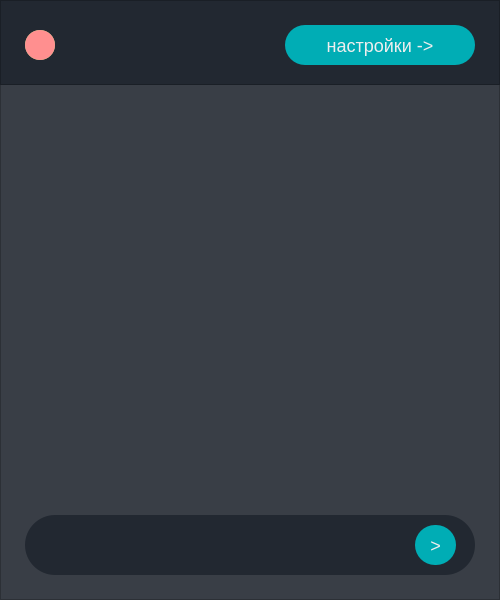
<?xml version="1.0" encoding="UTF-8"?>
<ui version="4.0">
 <class>RSAchat</class>
 <widget class="QMainWindow" name="RSAchat">
  <property name="geometry">
   <rect>
    <x>0</x>
    <y>0</y>
    <width>500</width>
    <height>600</height>
   </rect>
  </property>
  <property name="windowTitle">
   <string>RSAchat</string>
  </property>
  <widget class="QWidget" name="centralwidget">
   <widget class="QFrame" name="frame_main">
    <property name="geometry">
     <rect>
      <x>0</x>
      <y>0</y>
      <width>500</width>
      <height>600</height>
     </rect>
    </property>
    <property name="styleSheet">
     <string notr="true">background-color: #393E46;</string>
    </property>
    <property name="frameShape">
     <enum>QFrame::StyledPanel</enum>
    </property>
    <property name="frameShadow">
     <enum>QFrame::Raised</enum>
    </property>
    <widget class="QFrame" name="write_msg">
     <property name="geometry">
      <rect>
       <x>25</x>
       <y>515</y>
       <width>450</width>
       <height>60</height>
      </rect>
     </property>
     <property name="styleSheet">
      <string notr="true">background-color: #222831;
border-radius: 30%</string>
     </property>
     <property name="frameShape">
      <enum>QFrame::StyledPanel</enum>
     </property>
     <property name="frameShadow">
      <enum>QFrame::Raised</enum>
     </property>
     <widget class="QPushButton" name="send_btn">
      <property name="geometry">
       <rect>
        <x>390</x>
        <y>10</y>
        <width>41</width>
        <height>40</height>
       </rect>
      </property>
      <property name="styleSheet">
       <string notr="true">background-color: #00ADB5;
border: none;
border-radius: 20%;
color: #eeeeee;
font-size: 18px;
font-weight: 300;</string>
      </property>
      <property name="text">
       <string>&gt;</string>
      </property>
     </widget>
     <widget class="QLineEdit" name="send_input">
      <property name="geometry">
       <rect>
        <x>20</x>
        <y>10</y>
        <width>350</width>
        <height>40</height>
       </rect>
      </property>
      <property name="styleSheet">
       <string notr="true">color: #fff;
font-size: 20px;</string>
      </property>
     </widget>
    </widget>
    <widget class="QFrame" name="frame_menu">
     <property name="geometry">
      <rect>
       <x>0</x>
       <y>0</y>
       <width>500</width>
       <height>85</height>
      </rect>
     </property>
     <property name="styleSheet">
      <string notr="true">background-color: #222831;</string>
     </property>
     <property name="frameShape">
      <enum>QFrame::StyledPanel</enum>
     </property>
     <property name="frameShadow">
      <enum>QFrame::Raised</enum>
     </property>
     <widget class="QFrame" name="status_connect">
      <property name="geometry">
       <rect>
        <x>25</x>
        <y>30</y>
        <width>30</width>
        <height>30</height>
       </rect>
      </property>
      <property name="autoFillBackground">
       <bool>false</bool>
      </property>
      <property name="styleSheet">
       <string notr="true">background-color: #9ADE7B;
border-radius: 15px;
</string>
      </property>
      <property name="frameShape">
       <enum>QFrame::StyledPanel</enum>
      </property>
      <property name="frameShadow">
       <enum>QFrame::Raised</enum>
      </property>
     </widget>
     <widget class="QFrame" name="status_disconnect">
      <property name="geometry">
       <rect>
        <x>25</x>
        <y>30</y>
        <width>30</width>
        <height>30</height>
       </rect>
      </property>
      <property name="autoFillBackground">
       <bool>false</bool>
      </property>
      <property name="styleSheet">
       <string notr="true">background-color: #FF8F8F;
border-radius: 15px;
</string>
      </property>
      <property name="frameShape">
       <enum>QFrame::StyledPanel</enum>
      </property>
      <property name="frameShadow">
       <enum>QFrame::Raised</enum>
      </property>
     </widget>
     <widget class="QPushButton" name="settings_btn">
      <property name="geometry">
       <rect>
        <x>285</x>
        <y>25</y>
        <width>190</width>
        <height>40</height>
       </rect>
      </property>
      <property name="styleSheet">
       <string notr="true">background-color: #00ADB5;
border: none;
border-radius: 20%;
color: #eeeeee;
font-size: 18px;
font-weight: 300;</string>
      </property>
      <property name="text">
       <string>настройки -&gt;</string>
      </property>
     </widget>
    </widget>
    <widget class="QPlainTextEdit" name="msg_plainTextEdit">
     <property name="geometry">
      <rect>
       <x>10</x>
       <y>90</y>
       <width>471</width>
       <height>411</height>
      </rect>
     </property>
     <property name="styleSheet">
      <string notr="true">border: none;
color: #fff;
font-size: 20px;</string>
     </property>
     <property name="plainText">
      <string/>
     </property>
    </widget>
   </widget>
   <widget class="QFrame" name="frame_guide">
    <property name="geometry">
     <rect>
      <x>0</x>
      <y>0</y>
      <width>500</width>
      <height>600</height>
     </rect>
    </property>
    <property name="styleSheet">
     <string notr="true">background-color: #393E46;</string>
    </property>
    <property name="frameShape">
     <enum>QFrame::StyledPanel</enum>
    </property>
    <property name="frameShadow">
     <enum>QFrame::Raised</enum>
    </property>
    <widget class="QLabel" name="guide_text">
     <property name="geometry">
      <rect>
       <x>34</x>
       <y>15</y>
       <width>441</width>
       <height>501</height>
      </rect>
     </property>
     <property name="styleSheet">
      <string notr="true">color: #eeeeee;
font-weight: 500;
font-size: 18px;
</string>
     </property>
     <property name="text">
      <string>1. Необходимо сгенерировать два файла (кнопка сгенерировать ключи)

 2. Заходим в директорию, куда был установлен чат.

 3. Файл send_to_friend необходимо отправить вашему собеседнику

 4. На одном из компьютеров (или на другом) необходимо запустить сервер (находится в той же директории, что и чат).

 5. Пользователь, на чьём компьютере запущен сервер, должен отправить папку data (в той же директории, что и сервер) собеседнику.

 6. Получив папку data, пользователь помещает её в директорию, куда вы устанавливали чат, а заеам нажать на кнопку Подключиться, после чего произойдёт подключение.</string>
     </property>
     <property name="wordWrap">
      <bool>true</bool>
     </property>
    </widget>
    <widget class="QPushButton" name="back_btn">
     <property name="geometry">
      <rect>
       <x>50</x>
       <y>530</y>
       <width>410</width>
       <height>50</height>
      </rect>
     </property>
     <property name="styleSheet">
      <string notr="true">background-color: #00ADB5;
border-radius: 20%;
border: none;
color: #EEEEEE;
font-weight: 500;
font-size: 28px;
</string>
     </property>
     <property name="text">
      <string>&lt;- Назад</string>
     </property>
    </widget>
   </widget>
   <widget class="QFrame" name="frame_connect">
    <property name="geometry">
     <rect>
      <x>0</x>
      <y>0</y>
      <width>500</width>
      <height>600</height>
     </rect>
    </property>
    <property name="styleSheet">
     <string notr="true">background-color: #393E46;</string>
    </property>
    <property name="frameShape">
     <enum>QFrame::StyledPanel</enum>
    </property>
    <property name="frameShadow">
     <enum>QFrame::Raised</enum>
    </property>
    <widget class="QPushButton" name="conn_btn">
     <property name="geometry">
      <rect>
       <x>35</x>
       <y>150</y>
       <width>430</width>
       <height>60</height>
      </rect>
     </property>
     <property name="styleSheet">
      <string notr="true">background-color: #222831;
border-radius: 20%;
border: none;
color: #EEEEEE;
font-weight: 700;
font-size: 28px;</string>
     </property>
     <property name="text">
      <string>Подключиться</string>
     </property>
    </widget>
    <widget class="QPlainTextEdit" name="result_plainTextEdit">
     <property name="geometry">
      <rect>
       <x>35</x>
       <y>240</y>
       <width>431</width>
       <height>111</height>
      </rect>
     </property>
     <property name="styleSheet">
      <string notr="true">color: #fff;
border: 1px solid grey;
font-size: 20px;</string>
     </property>
     <property name="plainText">
      <string/>
     </property>
    </widget>
    <widget class="QPushButton" name="guide_btn_2">
     <property name="geometry">
      <rect>
       <x>35</x>
       <y>390</y>
       <width>430</width>
       <height>60</height>
      </rect>
     </property>
     <property name="styleSheet">
      <string notr="true">background-color: #222831;
border-radius: 20%;
border: none;
color: #EEEEEE;
font-weight: 700;
font-size: 28px;</string>
     </property>
     <property name="text">
      <string>Инструкция</string>
     </property>
    </widget>
    <widget class="QPushButton" name="back_btn_3">
     <property name="geometry">
      <rect>
       <x>50</x>
       <y>500</y>
       <width>410</width>
       <height>50</height>
      </rect>
     </property>
     <property name="styleSheet">
      <string notr="true">background-color: #00ADB5;
border-radius: 20%;
border: none;
color: #EEEEEE;
font-weight: 500;
font-size: 28px;
</string>
     </property>
     <property name="text">
      <string>&lt;- Назад</string>
     </property>
    </widget>
    <widget class="QLineEdit" name="ip_input">
     <property name="geometry">
      <rect>
       <x>30</x>
       <y>20</y>
       <width>440</width>
       <height>40</height>
      </rect>
     </property>
     <property name="styleSheet">
      <string notr="true">background-color: #EEEEEE;
color: #393E46;
font-size: 26px;
border-radius: 10%;</string>
     </property>
     <property name="maxLength">
      <number>15</number>
     </property>
    </widget>
    <widget class="QLineEdit" name="port_input">
     <property name="geometry">
      <rect>
       <x>30</x>
       <y>80</y>
       <width>440</width>
       <height>40</height>
      </rect>
     </property>
     <property name="styleSheet">
      <string notr="true">background-color: #EEEEEE;
color: #393E46;
font-size: 26px;
border-radius: 10%;</string>
     </property>
     <property name="maxLength">
      <number>5</number>
     </property>
    </widget>
   </widget>
   <widget class="QFrame" name="frame_generate">
    <property name="geometry">
     <rect>
      <x>0</x>
      <y>0</y>
      <width>500</width>
      <height>600</height>
     </rect>
    </property>
    <property name="styleSheet">
     <string notr="true">background-color: #393E46;</string>
    </property>
    <property name="frameShape">
     <enum>QFrame::StyledPanel</enum>
    </property>
    <property name="frameShadow">
     <enum>QFrame::Raised</enum>
    </property>
    <widget class="QPlainTextEdit" name="result_plainTextEdit_2">
     <property name="geometry">
      <rect>
       <x>35</x>
       <y>240</y>
       <width>431</width>
       <height>111</height>
      </rect>
     </property>
     <property name="styleSheet">
      <string notr="true">color: #fff;
border: 1px solid grey;
font-size: 20px;</string>
     </property>
     <property name="plainText">
      <string/>
     </property>
    </widget>
    <widget class="QPushButton" name="guide_btn_3">
     <property name="geometry">
      <rect>
       <x>35</x>
       <y>390</y>
       <width>430</width>
       <height>60</height>
      </rect>
     </property>
     <property name="styleSheet">
      <string notr="true">background-color: #222831;
border-radius: 20%;
border: none;
color: #EEEEEE;
font-weight: 700;
font-size: 28px;</string>
     </property>
     <property name="text">
      <string>Инструкция</string>
     </property>
    </widget>
    <widget class="QPushButton" name="back_btn_4">
     <property name="geometry">
      <rect>
       <x>50</x>
       <y>500</y>
       <width>410</width>
       <height>50</height>
      </rect>
     </property>
     <property name="styleSheet">
      <string notr="true">background-color: #00ADB5;
border-radius: 20%;
border: none;
color: #EEEEEE;
font-weight: 500;
font-size: 28px;
</string>
     </property>
     <property name="text">
      <string>&lt;- Назад</string>
     </property>
    </widget>
    <widget class="QPushButton" name="generate_btn">
     <property name="geometry">
      <rect>
       <x>35</x>
       <y>150</y>
       <width>430</width>
       <height>60</height>
      </rect>
     </property>
     <property name="styleSheet">
      <string notr="true">background-color: #222831;
border-radius: 20%;
border: none;
color: #EEEEEE;
font-weight: 700;
font-size: 28px;</string>
     </property>
     <property name="text">
      <string>Сгенерировать файлы</string>
     </property>
    </widget>
    <widget class="QLineEdit" name="ip_input_2">
     <property name="geometry">
      <rect>
       <x>30</x>
       <y>20</y>
       <width>440</width>
       <height>40</height>
      </rect>
     </property>
     <property name="styleSheet">
      <string notr="true">background-color: #EEEEEE;
color: #393E46;
font-size: 26px;
border-radius: 10%;</string>
     </property>
     <property name="inputMask">
      <string/>
     </property>
     <property name="maxLength">
      <number>15</number>
     </property>
    </widget>
    <widget class="QLineEdit" name="port_input_2">
     <property name="geometry">
      <rect>
       <x>30</x>
       <y>80</y>
       <width>440</width>
       <height>40</height>
      </rect>
     </property>
     <property name="styleSheet">
      <string notr="true">background-color: #EEEEEE;
color: #393E46;
font-size: 26px;
border-radius: 10%;</string>
     </property>
     <property name="maxLength">
      <number>5</number>
     </property>
    </widget>
   </widget>
   <widget class="QFrame" name="frame_settings">
    <property name="geometry">
     <rect>
      <x>0</x>
      <y>0</y>
      <width>500</width>
      <height>600</height>
     </rect>
    </property>
    <property name="styleSheet">
     <string notr="true">background-color: #393E46;</string>
    </property>
    <property name="frameShape">
     <enum>QFrame::StyledPanel</enum>
    </property>
    <property name="frameShadow">
     <enum>QFrame::Raised</enum>
    </property>
    <widget class="QPushButton" name="goconn_btn">
     <property name="geometry">
      <rect>
       <x>40</x>
       <y>50</y>
       <width>430</width>
       <height>60</height>
      </rect>
     </property>
     <property name="styleSheet">
      <string notr="true">background-color: #222831;
border-radius: 20%;
border: none;
color: #EEEEEE;
font-weight: 700;
font-size: 28px;</string>
     </property>
     <property name="text">
      <string>Подключиться</string>
     </property>
    </widget>
    <widget class="QPushButton" name="gogenerate_btn">
     <property name="geometry">
      <rect>
       <x>40</x>
       <y>175</y>
       <width>430</width>
       <height>60</height>
      </rect>
     </property>
     <property name="styleSheet">
      <string notr="true">background-color: #222831;
border-radius: 20%;
border: none;
color: #EEEEEE;
font-weight: 700;
font-size: 28px;</string>
     </property>
     <property name="text">
      <string>Сгенерировать файлы</string>
     </property>
    </widget>
    <widget class="QPushButton" name="guide_btn">
     <property name="geometry">
      <rect>
       <x>40</x>
       <y>300</y>
       <width>430</width>
       <height>60</height>
      </rect>
     </property>
     <property name="styleSheet">
      <string notr="true">background-color: #222831;
border-radius: 20%;
border: none;
color: #EEEEEE;
font-weight: 700;
font-size: 28px;</string>
     </property>
     <property name="text">
      <string>Инструкция</string>
     </property>
    </widget>
    <widget class="QPushButton" name="back_btn_2">
     <property name="geometry">
      <rect>
       <x>50</x>
       <y>500</y>
       <width>410</width>
       <height>50</height>
      </rect>
     </property>
     <property name="styleSheet">
      <string notr="true">background-color: #00ADB5;
border-radius: 20%;
border: none;
color: #EEEEEE;
font-weight: 500;
font-size: 28px;
</string>
     </property>
     <property name="text">
      <string>&lt;- Назад</string>
     </property>
    </widget>
   </widget>
   <zorder>frame_guide</zorder>
   <zorder>frame_settings</zorder>
   <zorder>frame_connect</zorder>
   <zorder>frame_generate</zorder>
   <zorder>frame_main</zorder>
  </widget>
 </widget>
 <resources/>
 <connections/>
</ui>
